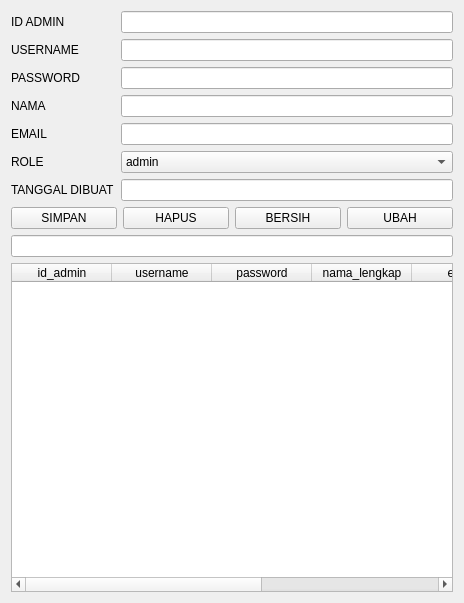
<?xml version="1.0" encoding="UTF-8"?>
<ui version="4.0">
 <class>Form</class>
 <widget class="QWidget" name="Form">
  <property name="geometry">
   <rect>
    <x>0</x>
    <y>0</y>
    <width>464</width>
    <height>603</height>
   </rect>
  </property>
  <property name="windowTitle">
   <string>Form</string>
  </property>
  <layout class="QVBoxLayout" name="verticalLayout">
   <item>
    <layout class="QFormLayout" name="formLayout">
     <item row="0" column="0">
      <widget class="QLabel" name="iDADMINLabel">
       <property name="text">
        <string>ID ADMIN</string>
       </property>
      </widget>
     </item>
     <item row="0" column="1">
      <widget class="QLineEdit" name="iDADMINLineEdit">
       <property name="readOnly">
        <bool>false</bool>
       </property>
      </widget>
     </item>
     <item row="1" column="0">
      <widget class="QLabel" name="uSERNAMELabel">
       <property name="text">
        <string>USERNAME</string>
       </property>
      </widget>
     </item>
     <item row="1" column="1">
      <widget class="QLineEdit" name="uSERNAMELineEdit"/>
     </item>
     <item row="2" column="0">
      <widget class="QLabel" name="pASSWORDLabel">
       <property name="text">
        <string>PASSWORD</string>
       </property>
      </widget>
     </item>
     <item row="2" column="1">
      <widget class="QLineEdit" name="pASSWORDLineEdit"/>
     </item>
     <item row="3" column="0">
      <widget class="QLabel" name="nAMALabel">
       <property name="text">
        <string>NAMA</string>
       </property>
      </widget>
     </item>
     <item row="3" column="1">
      <widget class="QLineEdit" name="nAMALineEdit"/>
     </item>
     <item row="4" column="0">
      <widget class="QLabel" name="eMAILLabel">
       <property name="text">
        <string>EMAIL</string>
       </property>
      </widget>
     </item>
     <item row="4" column="1">
      <widget class="QLineEdit" name="eMAILLineEdit"/>
     </item>
     <item row="5" column="0">
      <widget class="QLabel" name="rOLELabel">
       <property name="text">
        <string>ROLE</string>
       </property>
      </widget>
     </item>
     <item row="5" column="1">
      <widget class="QComboBox" name="rOLEComboBox">
       <item>
        <property name="text">
         <string>admin</string>
        </property>
       </item>
       <item>
        <property name="text">
         <string>staff</string>
        </property>
       </item>
      </widget>
     </item>
     <item row="6" column="0">
      <widget class="QLabel" name="tANGGALDIBUATLabel">
       <property name="text">
        <string>TANGGAL DIBUAT</string>
       </property>
      </widget>
     </item>
     <item row="6" column="1">
      <widget class="QLineEdit" name="tANGGALDIBUATLineEdit">
       <property name="readOnly">
        <bool>true</bool>
       </property>
      </widget>
     </item>
    </layout>
   </item>
   <item>
    <layout class="QHBoxLayout" name="horizontalLayoutButtons">
     <item>
      <widget class="QPushButton" name="pushButton">
       <property name="text">
        <string>SIMPAN</string>
       </property>
      </widget>
     </item>
     <item>
      <widget class="QPushButton" name="pushButton_2">
       <property name="text">
        <string>HAPUS</string>
       </property>
      </widget>
     </item>
     <item>
      <widget class="QPushButton" name="pushButton_3">
       <property name="text">
        <string>BERSIH</string>
       </property>
      </widget>
     </item>
     <item>
      <widget class="QPushButton" name="pushButton_4">
       <property name="text">
        <string>UBAH</string>
       </property>
      </widget>
     </item>
    </layout>
   </item>
   <item>
    <widget class="QLineEdit" name="EditCari"/>
   </item>
   <item>
    <widget class="QTableWidget" name="tableWidget">
     <property name="enabled">
      <bool>true</bool>
     </property>
     <column>
      <property name="text">
       <string>id_admin</string>
      </property>
     </column>
     <column>
      <property name="text">
       <string>username</string>
      </property>
     </column>
     <column>
      <property name="text">
       <string>password</string>
      </property>
     </column>
     <column>
      <property name="text">
       <string>nama_lengkap</string>
      </property>
     </column>
     <column>
      <property name="text">
       <string>email</string>
      </property>
     </column>
     <column>
      <property name="text">
       <string>role</string>
      </property>
     </column>
     <column>
      <property name="text">
       <string>tanggal_dibuat</string>
      </property>
     </column>
    </widget>
   </item>
  </layout>
 </widget>
 <resources/>
 <connections/>
</ui>
